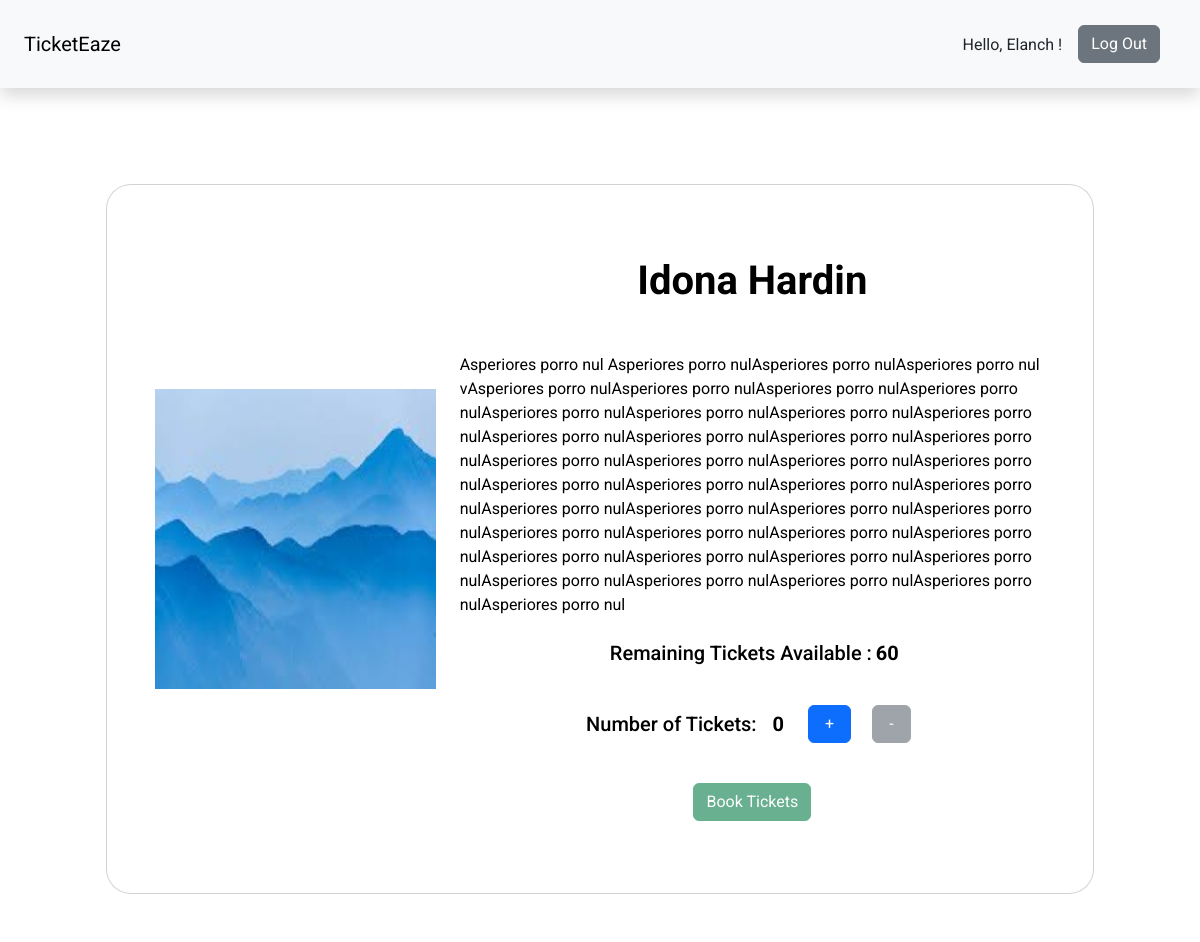
/event/booktickets/8 (signed in), run on an earlier commit of the app's database.
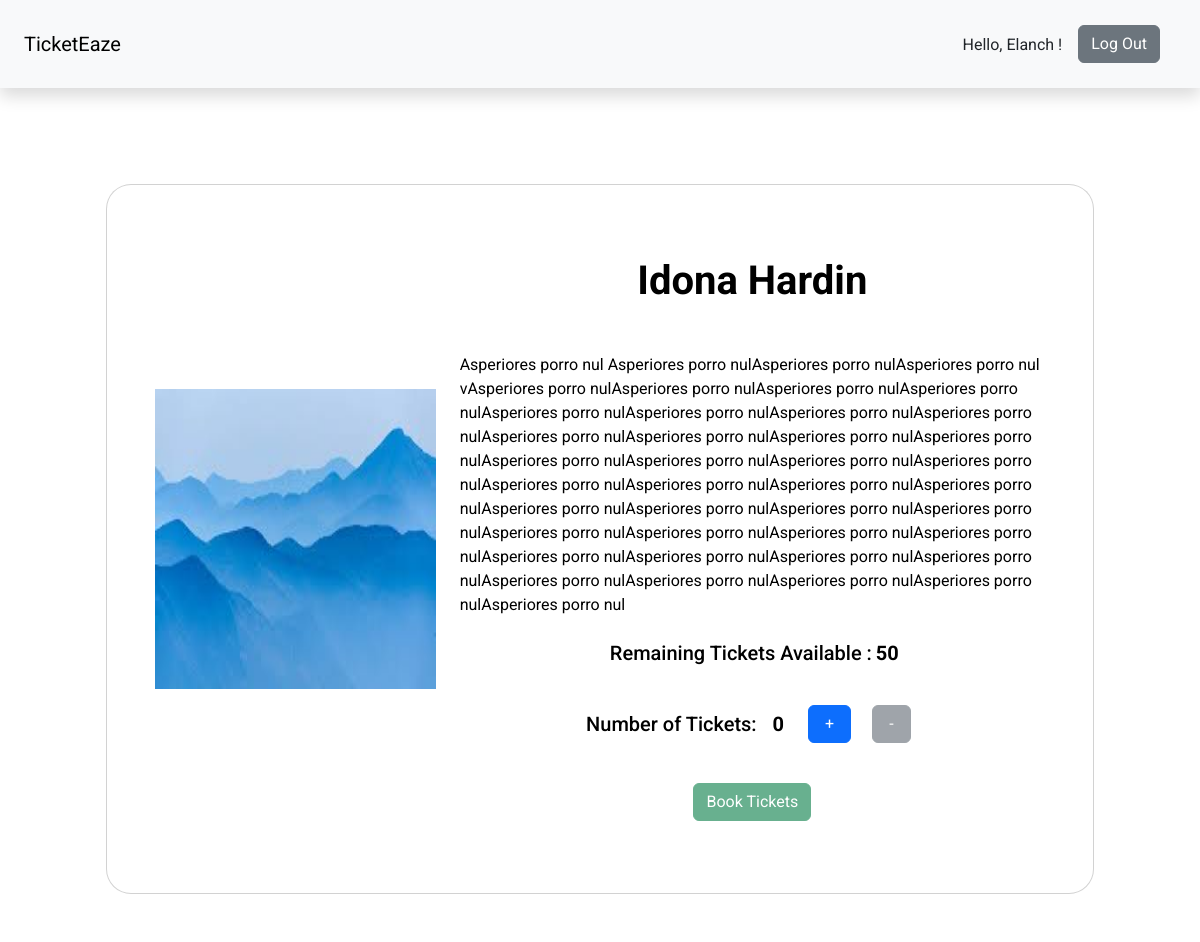
And on a later commit of the database.
### models.py (models this page shows, shortened)
class user(UserMixin,db.Model):
   id = db.Column( db.Integer, primary_key = True)
   name = db.Column(db.String(100))
   email = db.Column(db.String(100))
   phonenumber = db.Column(db.String(12))
   dateofbirth = db.Column(db.Date)
   password = db.Column(db.String(257))
   bookings = db.relationship('show',secondary=userbooking, backref='bookings')

class show(db.Model):
   id = db.Column(db.Integer, primary_key = True)
   name = db.Column(db.String(100))
   description = db.Column(db.String(100))
   shortdescription = db.Column(db.String(20))
   location = db.Column(db.String(100))
   capacity = db.Column(db.Integer)
   tags = db.Column(db.String(200))
   price = db.Column(db.Float)
   rating = db.Column(db.Integer)
   currentcapacity = db.Column(db.Integer)
   showshosted = db.relationship('venue',secondary=showinvenue, backref='showshosted')

### app.py (the view, shortened to what this page needs)
@app.route("/event/booktickets/<int:event_id>",methods=['GET','POST'])
def ticket_booking(event_id):
   if not current_user.is_authenticated:
      return redirect("/login/user")
   event_details = db.session.query(show).filter_by(id=event_id).first()
   return render_template("Events/EventPage.html",event_details=event_details)

### app.py (called while the page is built)
@login_manager.user_loader
def load_user(user_id):
        if session['user_type']=='user':
          record = user.query.get(int(user_id))
        elif session['user_type']=='admin':
          record = admin.query.get(int(user_id))
        return record

### templates/Events/EventPage.html (shortened to what this page needs)
{% extends "./Layouts/layout.html" %}
{% block content %}
{% include "./Layouts/navBarAdmin.html" %}
{% block ticketBooking %}
      <section class="p-5 bg-white mt-5 " >
        <div class="container h-100">
          <div class="row d-flex justify-content-center align-items-center h-100">
            <div class="col-lg-12 col-xl-11">
              <div class="card text-black vh-50" style="border-radius: 25px;">
                <div class="card-body p-md-5">
                  <div class="row justify-content-center">
                    <div class="col-md-10 col-lg-6 col-xl-4 d-flex align-items-center order-1 order-lg-1 justify-content-center justify-content-lg-start">
                        <img src="/static/file_uploads/event/{{event_details.id}}.jpeg" style="height:300px; width:300px;" class="img-fluid" alt="Sample image">
                    </div>
                    <div class="col-md-10 col-lg-6 col-xl-8 order-2 order-lg-2 ">
                      <p class="text-center h1 fw-bold mb-5 mx-1 mx-md-4 mt-4">{{event_details.name}}</p>
                        <div class="d-flex flex-row align-items-center mb-4">
                          <div class="desc">{{event_details.description}}</div>
                        </div>
                        <div class="d-flex flex-row align-items-center mb-4 justify-content-center">
                          <span class="ticket_price h5 mx-1">Remaining Tickets Available : </span>
                          <span class="ticket_price_val h5" id="ticket-price-val"><b> {{event_details.currentcapacity}} </b></span>
                        </div>
                        <div class="d-flex flex-row align-items-center justify-content-center mb-4">
                                <div class="tickets mx-2 h5">Number of Tickets: </div>
                                <div class="ticket-display mx-2 h5" id="tickets_no"><b>0</b></div>
                                <div class="ticket-count mx-2 h5">
                                  <button class="btn btn-primary btn-md px-3 mx-2 my-2" id="increment">+</button>
                                  <button class="btn btn-secondary btn-md px-3 mx-2 my-2 disabled" id="decrement">-</button>
                                </div>
                        </div>
                        <form name="eventpage" onsubmit="return getnooftickets()" action="/event/booktickets/{{event_details.id}}" method="post" >
                        <div class="d-flex justify-content-center mx-4 mb-3 mb-lg-4">
                          <button class="btn btn-md btn-success register-btn disabled" id="book-button">Book Tickets</button>
                        </div>
                        </form>
                    </div>
                  </div>
                </div>
              </div>
            </div>
          </div>
        </div>
      </section>
{% endblock ticketBooking %}
{% endblock content %}

### templates/Layouts/layout.html (shortened to what this page needs)
<!DOCTYPE html>
<html lang="en">
<head>
    <link href="https://cdn.jsdelivr.net/npm/bootstrap@5.3.0-alpha1/dist/css/bootstrap.min.css" rel="stylesheet">
</head>
<body class="">
    {% block content %}{% endblock content %}
</body>
</html>

### templates/Layouts/navBarAdmin.html (shortened to what this page needs)
<nav class="navbar navbar-expand-lg navbar-light bg-light p-4 shadow ">
    <div class="navbar-brand " href="#">TicketEaze</div>
    <div class="collapse navbar-collapse d-lg-flex justify-content-lg-end" id="navbarNav">
      <ul class="navbar-nav ml-auto">
        {% if current_user.is_authenticated %}
          <li class="pt-2 nav-item d-none d-lg-block">Hello, {{current_user.name}} !</li>
          <li class="list-unstyled mx-3 d-lg-block  d-none">
            <button type="button" class="btn btn-secondary" onclick="location.href='/logout'">Log Out</button>
          </li>
        {% endif %}
      </ul>
    </div>
  </nav>

### templates/Layouts/layout.html (style rules this page uses)
body { font-family: 'Roboto', sans-serif; }

What changed in the data, as far as the page shows it:
changed show "Idona Hardin": currentcapacity "60" → "50"
